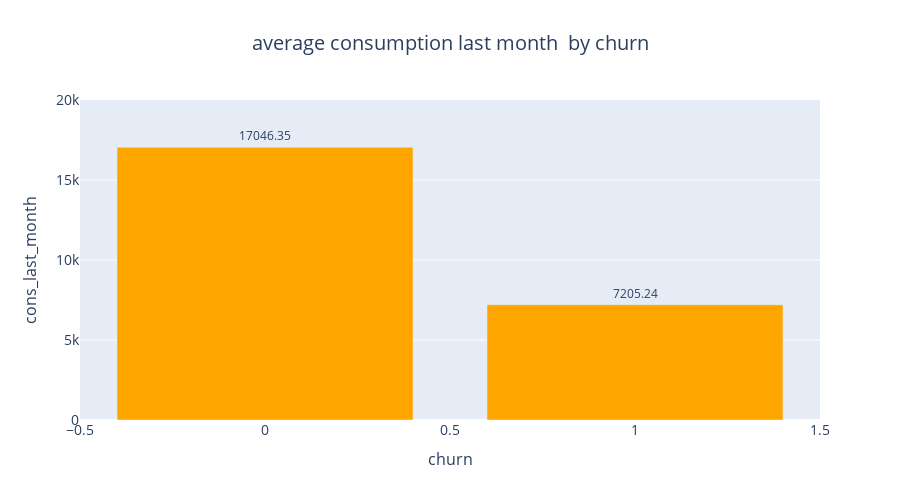

Notebook code for this chart:
### Code cell
#distrubtion of cons last month
churn_cons_month=client.groupby('churn')['cons_last_month'].mean().reset_index()

fig_cons=px.bar(churn_cons_month,x='churn',y='cons_last_month',text='cons_last_month',
          title='average consumption last month  by churn',
          color_discrete_sequence=['orange'])

fig_cons.update_traces(texttemplate='%{text:.2f}',textposition='outside')
fig_cons.update_layout(title_font=dict(size=20),title_x=0.5, height=500)
fig_cons.update_xaxes(title_font=dict(size=16),tickfont=dict(size=14))
fig_cons.update_yaxes(title_font=dict(size=16),tickfont=dict(size=14),range=[0,20000])
fig_cons.show()

### Figure 1 — Plotly figure (JSON) as saved in the notebook; plotly's stock layout.template omitted (floating-point values rounded to 4 significant figures)
{"data": [{"alignmentgroup": "True", "hovertemplate": "churn=%{x}<br>cons_last_month=%{text}<extra></extra>", "legendgroup": "", "marker": {"color": "orange", "pattern": {"shape": ""}}, "name": "", "offsetgroup": "", "orientation": "v", "showlegend": false, "text": [17050.0, 7205.0], "textposition": "outside", "texttemplate": "%{text:.2f}", "type": "bar", "x": [0, 1], "xaxis": "x", "y": [17050.0, 7205.0], "yaxis": "y"}], "layout": {"barmode": "relative", "height": 500, "legend": {"tracegroupgap": 0}, "title": {"font": {"size": 20}, "text": "average consumption last month  by churn", "x": 0.5}, "xaxis": {"anchor": "y", "domain": [0, 1], "tickfont": {"size": 14}, "title": {"font": {"size": 16}, "text": "churn"}}, "yaxis": {"anchor": "x", "domain": [0, 1], "range": [0, 20000], "tickfont": {"size": 14}, "title": {"font": {"size": 16}, "text": "cons_last_month"}}}}
